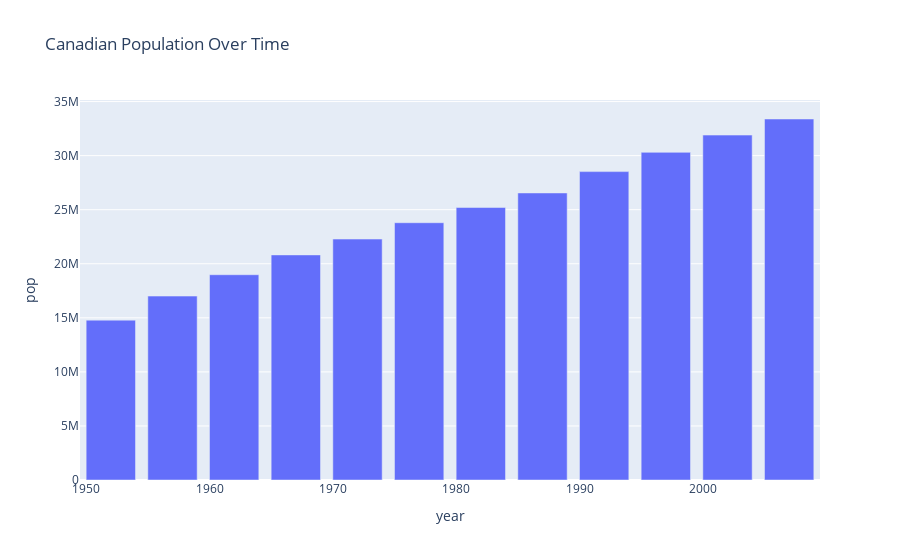

The code cell stored with this chart in its notebook:
### Markdown cell above
## Part 3: Plotly
Plotly's Python graphing library makes interactive, publication-quality graphs online. Examples of plots include line plots, scatter plots, area charts, bar charts, error bars, box plots, histograms, heatmaps, subplots, multiple-axes, polar charts, and bubble charts.

### Code cell
import plotly.express as px

# Data
data = px.data.gapminder().query("country=='Canada'")

# Create a plot
fig = px.bar(data, x='year', y='pop', title='Canadian Population Over Time')

# Show the plot
fig.show()

### Figure 1 — Plotly figure (JSON) as saved in the notebook; plotly's stock layout.template omitted (floating-point values rounded to 4 significant figures)
{"data": [{"alignmentgroup": "True", "hovertemplate": "year=%{x}<br>pop=%{y}<extra></extra>", "legendgroup": "", "marker": {"color": "#636efa", "pattern": {"shape": ""}}, "name": "", "offsetgroup": "", "orientation": "v", "showlegend": false, "textposition": "auto", "type": "bar", "x": [1952, 1957, 1962, 1967, 1972, 1977, 1982, 1987, 1992, 1997, 2002, 2007], "xaxis": "x", "y": [14785584, 17010154, 18985849, 20819767, 22284500, 23796400, 25201900, 26549700, 28523502, 30305843, 31902268, 33390141], "yaxis": "y"}], "layout": {"barmode": "relative", "legend": {"tracegroupgap": 0}, "title": {"text": "Canadian Population Over Time"}, "xaxis": {"anchor": "y", "domain": [0, 1], "title": {"text": "year"}}, "yaxis": {"anchor": "x", "domain": [0, 1], "title": {"text": "pop"}}}}
